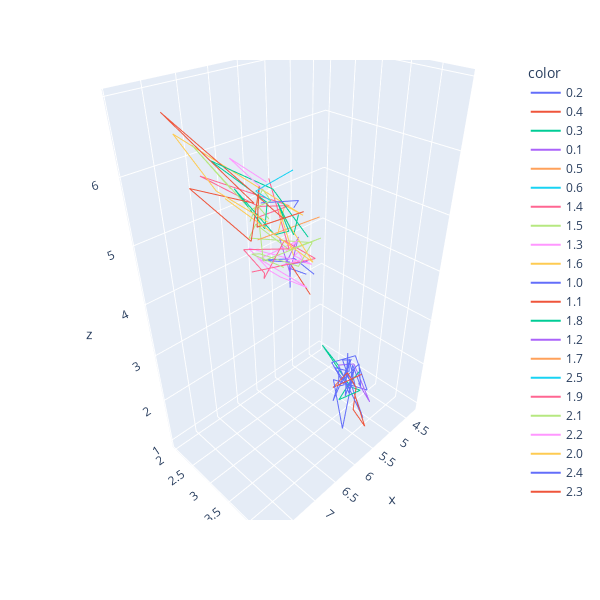

Notebook code cell kept with this figure:
### Code cell
px.line_3d(x = data['sepal_length'], y = data['sepal_width'], z = data['petal_length'], color = data['petal_width'], width = 600, height = 600)

### Figure 1 — Plotly figure (JSON) as saved in the notebook; plotly's stock layout.template omitted (floating-point values rounded to 4 significant figures)
{"data": [{"hovertemplate": "color=0.2<br>x=%{x}<br>y=%{y}<br>z=%{z}<extra></extra>", "legendgroup": "0.2", "line": {"color": "#636efa", "dash": "solid"}, "mode": "lines", "name": "0.2", "scene": "scene", "showlegend": true, "type": "scatter3d", "x": [5.1, 4.9, 4.7, 4.6, 5, 5, 4.4, 5.4, 4.8, 5.8, 5.4, 4.6, 4.8, 5, 5.2, 5.2, 4.7, 4.8, 5.5, 4.9, 5, 5.5, 4.4, 5.1, 4.4, 5.1, 4.6, 5.3, 5], "y": [3.5, 3, 3.2, 3.1, 3.6, 3.4, 2.9, 3.7, 3.4, 4, 3.4, 3.6, 3.4, 3, 3.5, 3.4, 3.2, 3.1, 4.2, 3.1, 3.2, 3.5, 3, 3.4, 3.2, 3.8, 3.2, 3.7, 3.3], "z": [1.4, 1.4, 1.3, 1.5, 1.4, 1.5, 1.4, 1.5, 1.6, 1.2, 1.7, 1, 1.9, 1.6, 1.5, 1.4, 1.6, 1.6, 1.4, 1.5, 1.2, 1.3, 1.3, 1.5, 1.3, 1.6, 1.4, 1.5, 1.4]}, {"hovertemplate": "color=0.4<br>x=%{x}<br>y=%{y}<br>z=%{z}<extra></extra>", "legendgroup": "0.4", "line": {"color": "#EF553B", "dash": "solid"}, "mode": "lines", "name": "0.4", "scene": "scene", "showlegend": true, "type": "scatter3d", "x": [5.4, 5.7, 5.4, 5.1, 5, 5.4, 5.1], "y": [3.9, 4.4, 3.9, 3.7, 3.4, 3.4, 3.8], "z": [1.7, 1.5, 1.3, 1.5, 1.6, 1.5, 1.9]}, {"hovertemplate": "color=0.3<br>x=%{x}<br>y=%{y}<br>z=%{z}<extra></extra>", "legendgroup": "0.3", "line": {"color": "#00cc96", "dash": "solid"}, "mode": "lines", "name": "0.3", "scene": "scene", "showlegend": true, "type": "scatter3d", "x": [4.6, 5.1, 5.7, 5.1, 5, 4.5, 4.8], "y": [3.4, 3.5, 3.8, 3.8, 3.5, 2.3, 3], "z": [1.4, 1.4, 1.7, 1.5, 1.3, 1.3, 1.4]}, {"hovertemplate": "color=0.1<br>x=%{x}<br>y=%{y}<br>z=%{z}<extra></extra>", "legendgroup": "0.1", "line": {"color": "#ab63fa", "dash": "solid"}, "mode": "lines", "name": "0.1", "scene": "scene", "showlegend": true, "type": "scatter3d", "x": [4.9, 4.8, 4.3, 5.2, 4.9], "y": [3.1, 3, 3, 4.1, 3.6], "z": [1.5, 1.4, 1.1, 1.5, 1.4]}, {"hovertemplate": "color=0.5<br>x=%{x}<br>y=%{y}<br>z=%{z}<extra></extra>", "legendgroup": "0.5", "line": {"color": "#FFA15A", "dash": "solid"}, "mode": "lines", "name": "0.5", "scene": "scene", "showlegend": true, "type": "scatter3d", "x": [5.1], "y": [3.3], "z": [1.7]}, {"hovertemplate": "color=0.6<br>x=%{x}<br>y=%{y}<br>z=%{z}<extra></extra>", "legendgroup": "0.6", "line": {"color": "#19d3f3", "dash": "solid"}, "mode": "lines", "name": "0.6", "scene": "scene", "showlegend": true, "type": "scatter3d", "x": [5], "y": [3.5], "z": [1.6]}, {"hovertemplate": "color=1.4<br>x=%{x}<br>y=%{y}<br>z=%{z}<extra></extra>", "legendgroup": "1.4", "line": {"color": "#FF6692", "dash": "solid"}, "mode": "lines", "name": "1.4", "scene": "scene", "showlegend": true, "type": "scatter3d", "x": [7, 5.2, 6.1, 6.7, 6.6, 6.8, 6.1, 6.1], "y": [3.2, 2.7, 2.9, 3.1, 3, 2.8, 3, 2.6], "z": [4.7, 3.9, 4.7, 4.4, 4.4, 4.8, 4.6, 5.6]}, {"hovertemplate": "color=1.5<br>x=%{x}<br>y=%{y}<br>z=%{z}<extra></extra>", "legendgroup": "1.5", "line": {"color": "#B6E880", "dash": "solid"}, "mode": "lines", "name": "1.5", "scene": "scene", "showlegend": true, "type": "scatter3d", "x": [6.4, 6.9, 6.5, 5.9, 5.6, 6.2, 6.3, 6, 5.4, 6.7, 6, 6.3], "y": [3.2, 3.1, 2.8, 3, 3, 2.2, 2.5, 2.9, 3, 3.1, 2.2, 2.8], "z": [4.5, 4.9, 4.6, 4.2, 4.5, 4.5, 4.9, 4.5, 4.5, 4.7, 5, 5.1]}, {"hovertemplate": "color=1.3<br>x=%{x}<br>y=%{y}<br>z=%{z}<extra></extra>", "legendgroup": "1.3", "line": {"color": "#FF97FF", "dash": "solid"}, "mode": "lines", "name": "1.3", "scene": "scene", "showlegend": true, "type": "scatter3d", "x": [5.5, 5.7, 6.6, 5.6, 6.1, 6.4, 6.3, 5.6, 5.5, 5.6, 5.7, 6.2, 5.7], "y": [2.3, 2.8, 2.9, 2.9, 2.8, 2.9, 2.3, 3, 2.5, 2.7, 2.9, 2.9, 2.8], "z": [4, 4.5, 4.6, 3.6, 4, 4.3, 4.4, 4.1, 4, 4.2, 4.2, 4.3, 4.1]}, {"hovertemplate": "color=1.6<br>x=%{x}<br>y=%{y}<br>z=%{z}<extra></extra>", "legendgroup": "1.6", "line": {"color": "#FECB52", "dash": "solid"}, "mode": "lines", "name": "1.6", "scene": "scene", "showlegend": true, "type": "scatter3d", "x": [6.3, 6, 6, 7.2], "y": [3.3, 2.7, 3.4, 3], "z": [4.7, 5.1, 4.5, 5.8]}, {"hovertemplate": "color=1.0<br>x=%{x}<br>y=%{y}<br>z=%{z}<extra></extra>", "legendgroup": "1.0", "line": {"color": "#636efa", "dash": "solid"}, "mode": "lines", "name": "1.0", "scene": "scene", "showlegend": true, "type": "scatter3d", "x": [4.9, 5, 6, 5.8, 5.7, 5.5, 5], "y": [2.4, 2, 2.2, 2.7, 2.6, 2.4, 2.3], "z": [3.3, 3.5, 4, 4.1, 3.5, 3.7, 3.3]}, {"hovertemplate": "color=1.1<br>x=%{x}<br>y=%{y}<br>z=%{z}<extra></extra>", "legendgroup": "1.1", "line": {"color": "#EF553B", "dash": "solid"}, "mode": "lines", "name": "1.1", "scene": "scene", "showlegend": true, "type": "scatter3d", "x": [5.6, 5.5, 5.1], "y": [2.5, 2.4, 2.5], "z": [3.9, 3.8, 3]}, {"hovertemplate": "color=1.8<br>x=%{x}<br>y=%{y}<br>z=%{z}<extra></extra>", "legendgroup": "1.8", "line": {"color": "#00cc96", "dash": "solid"}, "mode": "lines", "name": "1.8", "scene": "scene", "showlegend": true, "type": "scatter3d", "x": [5.9, 6.3, 7.3, 6.7, 6.5, 6.3, 7.2, 6.2, 6.1, 6.4, 6, 5.9], "y": [3.2, 2.9, 2.9, 2.5, 3, 2.7, 3.2, 2.8, 3, 3.1, 3, 3], "z": [4.8, 5.6, 6.3, 5.8, 5.5, 4.9, 6, 4.8, 4.9, 5.5, 4.8, 5.1]}, {"hovertemplate": "color=1.2<br>x=%{x}<br>y=%{y}<br>z=%{z}<extra></extra>", "legendgroup": "1.2", "line": {"color": "#ab63fa", "dash": "solid"}, "mode": "lines", "name": "1.2", "scene": "scene", "showlegend": true, "type": "scatter3d", "x": [6.1, 5.8, 5.5, 5.8, 5.7], "y": [2.8, 2.7, 2.6, 2.6, 3], "z": [4.7, 3.9, 4.4, 4, 4.2]}, {"hovertemplate": "color=1.7<br>x=%{x}<br>y=%{y}<br>z=%{z}<extra></extra>", "legendgroup": "1.7", "line": {"color": "#FFA15A", "dash": "solid"}, "mode": "lines", "name": "1.7", "scene": "scene", "showlegend": true, "type": "scatter3d", "x": [6.7, 4.9], "y": [3, 2.5], "z": [5, 4.5]}, {"hovertemplate": "color=2.5<br>x=%{x}<br>y=%{y}<br>z=%{z}<extra></extra>", "legendgroup": "2.5", "line": {"color": "#19d3f3", "dash": "solid"}, "mode": "lines", "name": "2.5", "scene": "scene", "showlegend": true, "type": "scatter3d", "x": [6.3, 7.2, 6.7], "y": [3.3, 3.6, 3.3], "z": [6, 6.1, 5.7]}, {"hovertemplate": "color=1.9<br>x=%{x}<br>y=%{y}<br>z=%{z}<extra></extra>", "legendgroup": "1.9", "line": {"color": "#FF6692", "dash": "solid"}, "mode": "lines", "name": "1.9", "scene": "scene", "showlegend": true, "type": "scatter3d", "x": [5.8, 6.4, 7.4, 5.8, 6.3], "y": [2.7, 2.7, 2.8, 2.7, 2.5], "z": [5.1, 5.3, 6.1, 5.1, 5]}, {"hovertemplate": "color=2.1<br>x=%{x}<br>y=%{y}<br>z=%{z}<extra></extra>", "legendgroup": "2.1", "line": {"color": "#B6E880", "dash": "solid"}, "mode": "lines", "name": "2.1", "scene": "scene", "showlegend": true, "type": "scatter3d", "x": [7.1, 7.6, 6.8, 6.7, 6.4, 6.9], "y": [3, 3, 3, 3.3, 2.8, 3.1], "z": [5.9, 6.6, 5.5, 5.7, 5.6, 5.4]}, {"hovertemplate": "color=2.2<br>x=%{x}<br>y=%{y}<br>z=%{z}<extra></extra>", "legendgroup": "2.2", "line": {"color": "#FF97FF", "dash": "solid"}, "mode": "lines", "name": "2.2", "scene": "scene", "showlegend": true, "type": "scatter3d", "x": [6.5, 7.7, 6.4], "y": [3, 3.8, 2.8], "z": [5.8, 6.7, 5.6]}, {"hovertemplate": "color=2.0<br>x=%{x}<br>y=%{y}<br>z=%{z}<extra></extra>", "legendgroup": "2.0", "line": {"color": "#FECB52", "dash": "solid"}, "mode": "lines", "name": "2.0", "scene": "scene", "showlegend": true, "type": "scatter3d", "x": [6.5, 5.7, 5.6, 7.7, 7.9, 6.5], "y": [3.2, 2.5, 2.8, 2.8, 3.8, 3], "z": [5.1, 5, 4.9, 6.7, 6.4, 5.2]}, {"hovertemplate": "color=2.4<br>x=%{x}<br>y=%{y}<br>z=%{z}<extra></extra>", "legendgroup": "2.4", "line": {"color": "#636efa", "dash": "solid"}, "mode": "lines", "name": "2.4", "scene": "scene", "showlegend": true, "type": "scatter3d", "x": [5.8, 6.3, 6.7], "y": [2.8, 3.4, 3.1], "z": [5.1, 5.6, 5.6]}, {"hovertemplate": "color=2.3<br>x=%{x}<br>y=%{y}<br>z=%{z}<extra></extra>", "legendgroup": "2.3", "line": {"color": "#EF553B", "dash": "solid"}, "mode": "lines", "name": "2.3", "scene": "scene", "showlegend": true, "type": "scatter3d", "x": [6.4, 7.7, 6.9, 7.7, 6.9, 6.8, 6.7, 6.2], "y": [3.2, 2.6, 3.2, 3, 3.1, 3.2, 3, 3.4], "z": [5.3, 6.9, 5.7, 6.1, 5.1, 5.9, 5.2, 5.4]}], "layout": {"height": 600, "legend": {"title": {"text": "color"}, "tracegroupgap": 0}, "margin": {"t": 60}, "scene": {"domain": {"x": [0, 1], "y": [0, 1]}, "xaxis": {"title": {"text": "x"}}, "yaxis": {"title": {"text": "y"}}, "zaxis": {"title": {"text": "z"}}}, "width": 600}}
